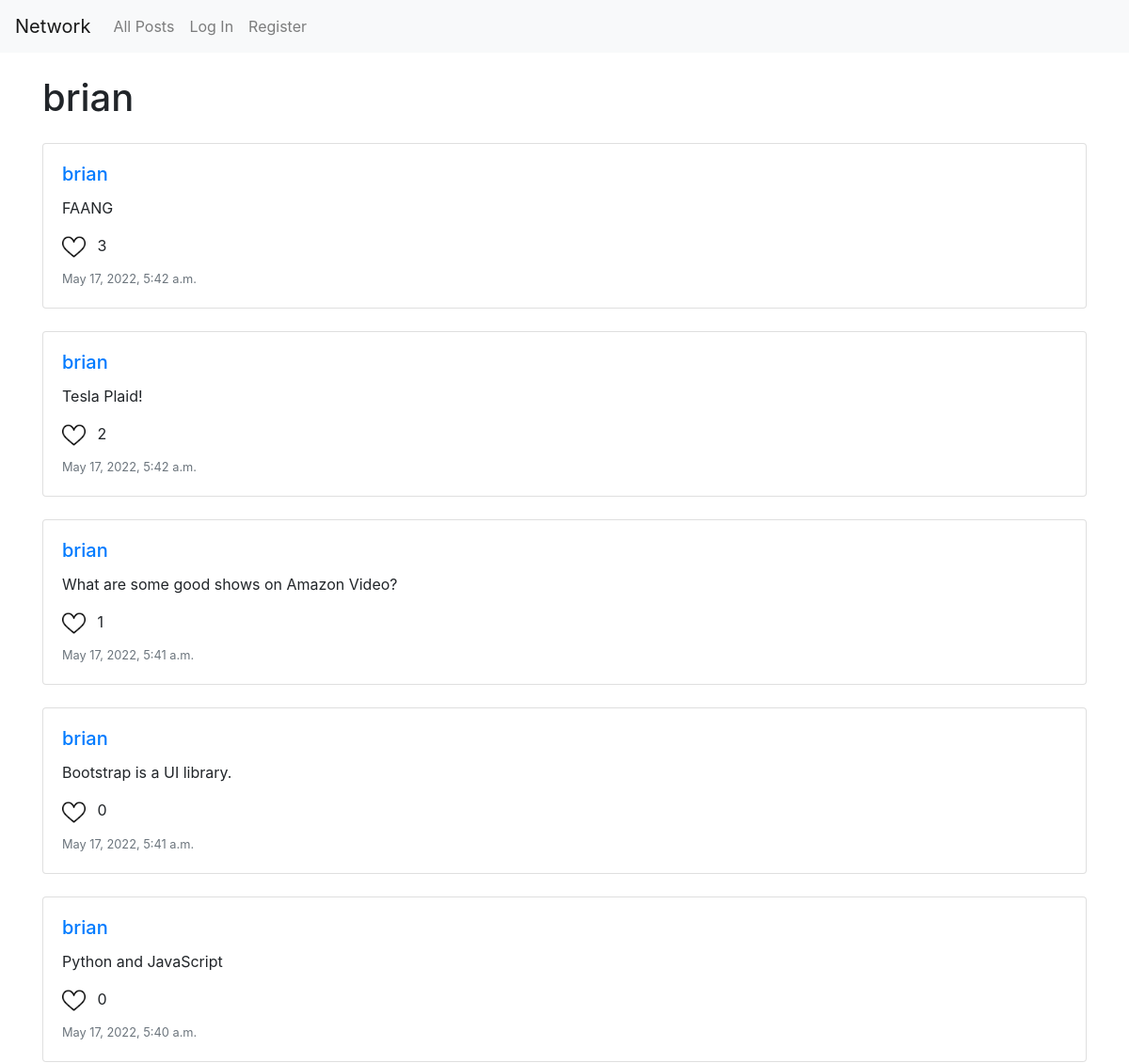
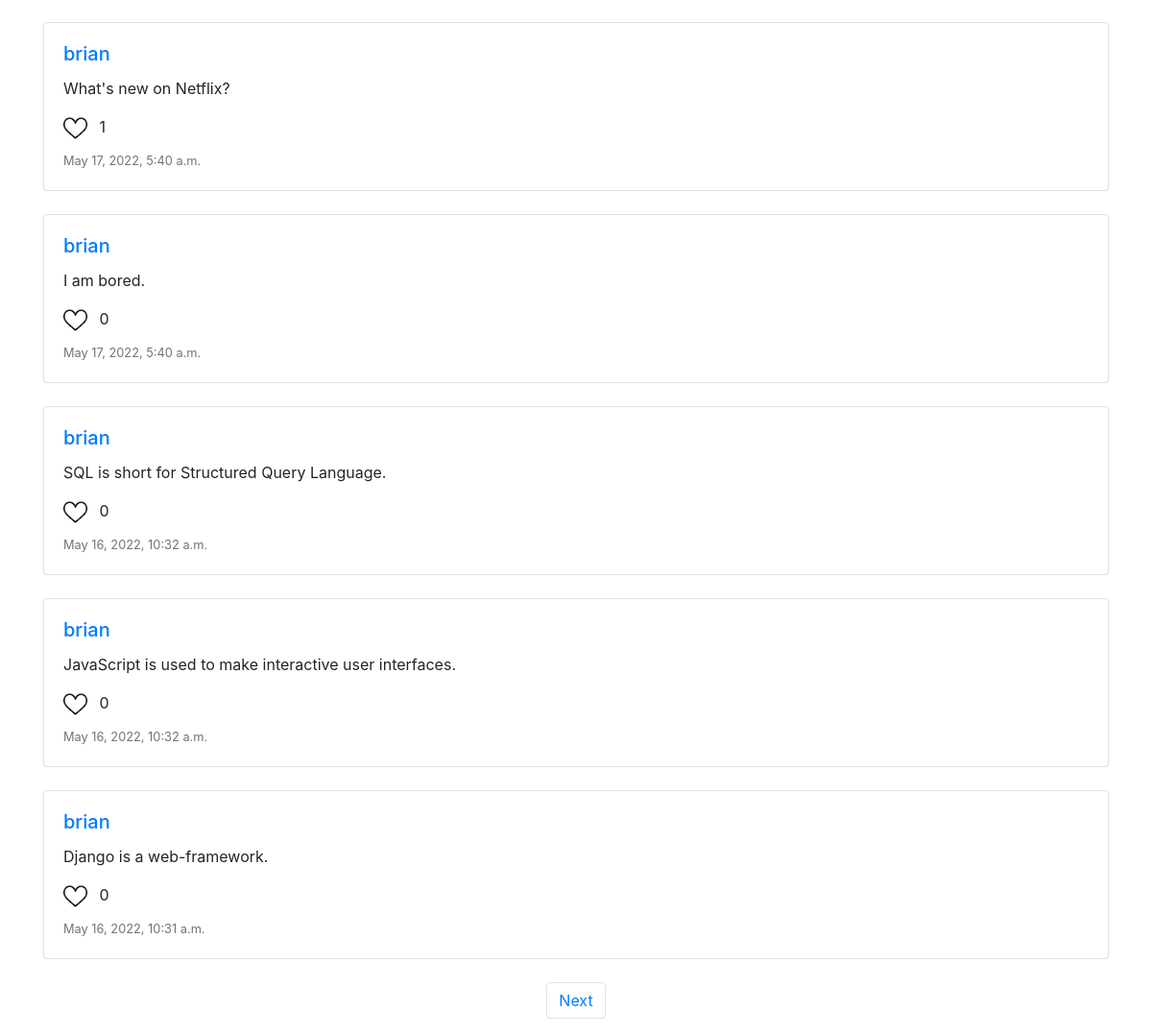
The page /profile/3 on the database its author committed (2 pictures, top to bottom).
### network/models.py (models this page shows)
class User(AbstractUser):
    pass

class Post(models.Model):
    post = models.TextField(max_length=320)
    user = models.ForeignKey(User, on_delete=models.CASCADE, related_name="post_user")
    timestamp = models.DateTimeField(auto_now_add=True)
    like = models.ManyToManyField(User, blank=True, related_name="liked_user")

### network/views.py (the view)
# urls.py: path("profile/<int:user_id>", views.profile, name="profile"),
def profile(request, user_id):
    user = User.objects.get(id=user_id)
    posts_by_user = Post.objects.filter(user_id=user_id).order_by("-timestamp")
    paginator = Paginator(posts_by_user, 10)
    page_number = request.GET.get('page')
    page_obj = paginator.get_page(page_number)
    return render(request, "network/profile.html", {
        "page_obj": page_obj,
        "user": user
    })

### network/templates/network/profile.html (shortened to what this page needs)
{% extends "network/layout.html" %}
{% load static %}
{% block body %}
    <h1 class="mb-4">{{ user }}</h1>
    {% for post in page_obj %}
      <div class="card mb-4">
        <div class="card-body">
            <h5 class="card-title"><a href="{% url 'profile' post.user.id %}">{{post.user}}</a></h5>
        <p class="card-text post" id="post-content-{{post.id}}">{{post.post}}</p>
        <div class="like mb-2">
          <img
          data-id="{{post.id}}"
          id="post-like-{{post.id}}"
          class="liked mr-2"
          style="width: 25px;"
          {% if not request.user in post.likes.all %}
            data-is_liked="no"
            src="{% static 'network/heart-white.png' %}"
          {% else %}
            data-is_liked="yes"
            src="{% static 'network/heart-red.png' %}"
          {% endif %}
          />
          <span id="post-count-{{post.id}}">{{post.like.count}}</span>
        </div>
        <p class="card-text"><small class="text-muted">{{post.timestamp}}</small></p>
        </div>
      </div>
    {% empty %}
        <p>No posts yet.</p>
    {% endfor %}
    <nav aria-label="Page navigation example">
        <ul class="pagination justify-content-center">
          {% if page_obj.has_next %}
            <li class="page-item"><a class="page-link" href="?page={{ page_obj.next_page_number }}">Next</a></li>
          {% endif %}
        </ul>
    </nav>
{% endblock %}

### rows shown on the page
User: username "brian"
Post: user "brian", post "FAANG", like.count "3", timestamp "May 17, 2022, 5:42 a.m."
Post: user "brian", post "Tesla Plaid!", like.count "2", timestamp "May 17, 2022, 5:42 a.m."
Post: user "brian", post "What are some good shows on Amazon Video?", like.count "1", timestamp "May 17, 2022, 5:41 a.m."
Post: user "brian", post "Bootstrap is a UI library.", like.count "0", timestamp "May 17, 2022, 5:41 a.m."
Post: user "brian", post "Python and JavaScript", like.count "0", timestamp "May 17, 2022, 5:40 a.m."
Post: user "brian", post "What's new on Netflix?", like.count "1", timestamp "May 17, 2022, 5:40 a.m."
Post: user "brian", post "I am bored.", like.count "0", timestamp "May 17, 2022, 5:40 a.m."
Post: user "brian", post "SQL is short for Structured Query Language.", like.count "0", timestamp "May 16, 2022, 10:32 a.m."
Post: user "brian", post "JavaScript is used to make interactive user interfaces.", like.count "0", timestamp "May 16, 2022, 10:32 a.m."
Post: user "brian", post "Django is a web-framework.", like.count "0", timestamp "May 16, 2022, 10:31 a.m."
